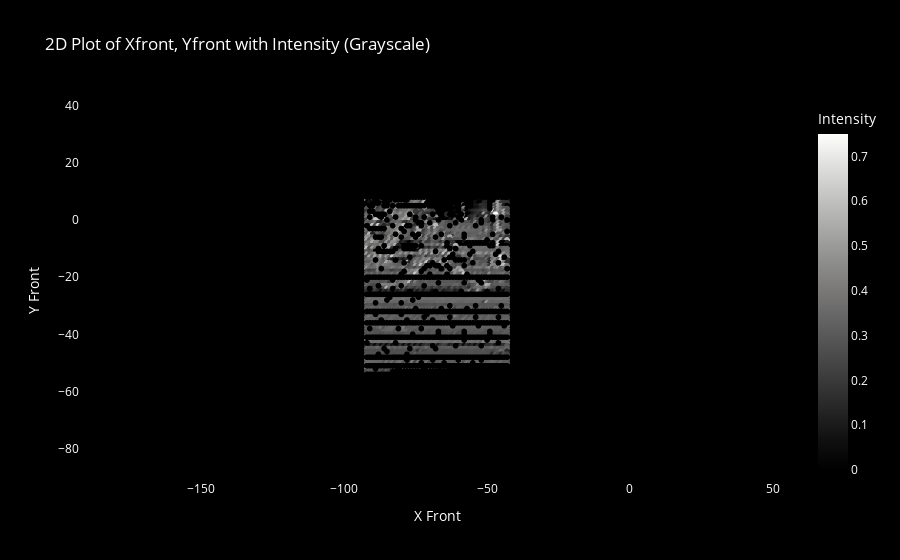

Source (notebook cell):
### Code cell
import pandas as pd
import plotly.express as px

# Load the data
data = pd.read_csv('E:/intern_work_testing/cropped_points.csv')  # Replace with your actual file path

# Create the 2D scatter plot with intensity mapped to grayscale color
fig = px.scatter(
    data,
    x='Xfront',
    y='Yfront',
    title="2D Plot of Xfront, Yfront with Intensity (Grayscale)",
    labels={'Xfront': 'X Front', 'Yfront': 'Y Front', 'intensity': 'Intensity'},
    color='intensity',  # Map intensity to color
    color_continuous_scale='gray'  # Use a grayscale color scale
)

# Update the layout for a black background
fig.update_layout(
    plot_bgcolor='black',  # Black background for the plot area
    paper_bgcolor='black',  # Black background for the entire figure
    font=dict(color='white'),  # White text for labels and titles
    xaxis=dict(
        scaleanchor="y", 
        scaleratio=1, 
        showgrid=False,  # Remove grid lines
        zeroline=False,  # Remove zero lines
    ),
    yaxis=dict(
        scaleanchor="x", 
        scaleratio=1, 
        showgrid=False, 
        zeroline=False
    )
)

# Show the plot
fig.show()

### Figure 1 — Plotly figure (JSON) as saved in the notebook; plotly's stock layout.template omitted (floating-point values rounded to 4 significant figures; data arrays with more than 128 entries replaced by an {"elided": "..."} marker saying what was removed)
{"data": [{"hovertemplate": "X Front=%{x}<br>Y Front=%{y}<br>Intensity=%{marker.color}<extra></extra>", "legendgroup": "", "marker": {"color": {"elided": "5900 float values"}, "coloraxis": "coloraxis", "symbol": "circle"}, "mode": "markers", "name": "", "showlegend": false, "type": "scattergl", "x": {"elided": "5900 int values"}, "xaxis": "x", "y": {"elided": "5900 int values"}, "yaxis": "y"}], "layout": {"coloraxis": {"colorbar": {"title": {"text": "Intensity"}}, "colorscale": [[0, "rgb(0, 0, 0)"], [0.09091, "rgb(16, 16, 16)"], [0.1818, "rgb(38, 38, 38)"], [0.2727, "rgb(59, 59, 59)"], [0.3636, "rgb(81, 80, 80)"], [0.4545, "rgb(102, 101, 101)"], [0.5455, "rgb(124, 123, 122)"], [0.6364, "rgb(146, 146, 145)"], [0.7273, "rgb(171, 171, 170)"], [0.8182, "rgb(197, 197, 195)"], [0.9091, "rgb(224, 224, 223)"], [1, "rgb(254, 254, 253)"]]}, "font": {"color": "white"}, "legend": {"tracegroupgap": 0}, "paper_bgcolor": "black", "plot_bgcolor": "black", "title": {"text": "2D Plot of Xfront, Yfront with Intensity (Grayscale)"}, "xaxis": {"anchor": "y", "domain": [0, 1], "scaleanchor": "y", "scaleratio": 1, "showgrid": false, "title": {"text": "X Front"}, "zeroline": false}, "yaxis": {"anchor": "x", "domain": [0, 1], "scaleanchor": "x", "scaleratio": 1, "showgrid": false, "title": {"text": "Y Front"}, "zeroline": false}}}
